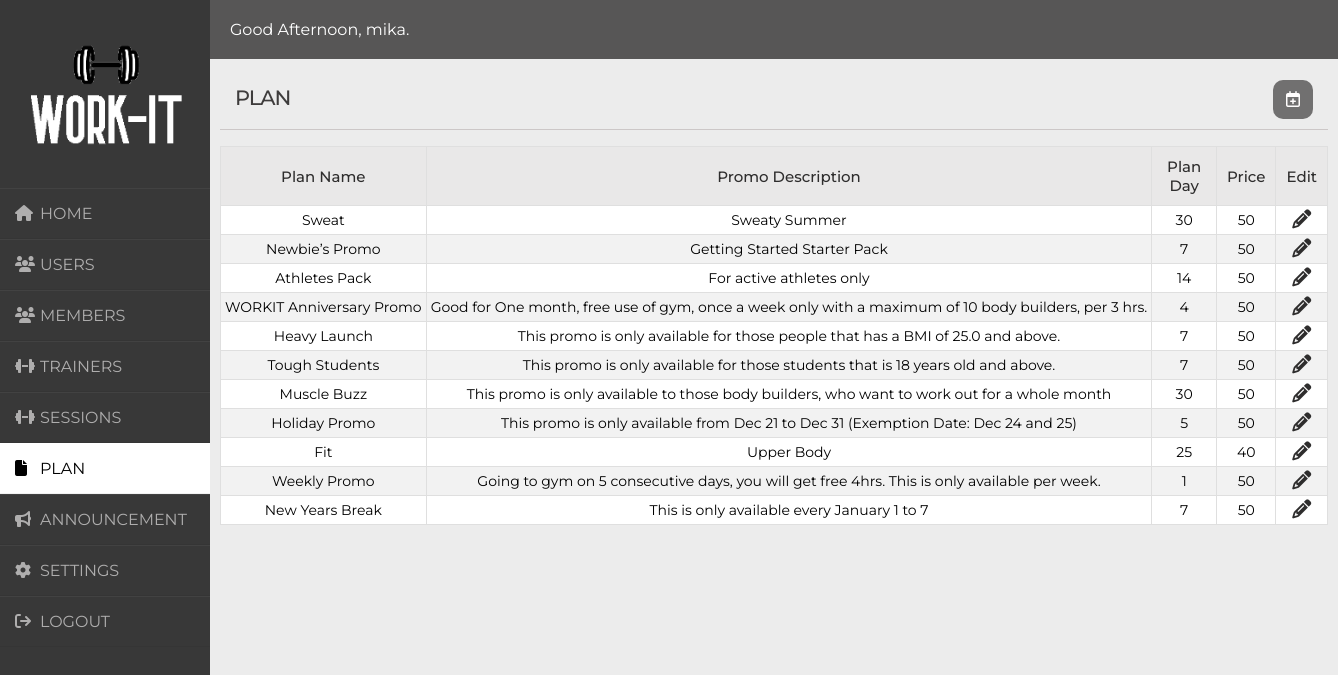
The page /admin-plan.php (signed in) on the database its author committed.
### tables this page shows
CREATE TABLE `plan` (
  `pln_id` varchar(10) NOT NULL,
  `pln_Name` varchar(255) NOT NULL,
  `pln_Description` varchar(255) NOT NULL,
  `pln_Day` int(11) NOT NULL,
  `pln_Price` float NOT NULL
);

### date.php (called while the page is built, shortened)
<?php
$Hour = date('G');
if ( $Hour >= 5 && $Hour <= 11 ) {
    $msg = "Good Morning, ";
} else if ( $Hour >= 12 && $Hour <= 18 ) {
    $msg = "Good Afternoon, ";
} else if ( $Hour >= 19 || $Hour <= 4 ) {
    $msg = "Good Evening, ";
}
?>

### admin-plan.php (the view, shortened to what this page needs)
<?php
require 'login.php';
require 'date.php';
?>
<!DOCTYPE html>
<html lang="en">
<head>
</head>
<body>
    <div class="wrapper">
        <div class="sidebar">
            <div class="logo">
                <img src="image/logo1.png" style="width: 100%; margin-bottom: 20px;" draggable="false">
            </div>
            <ul>
                <li><a href="admin-home.php"><i class="fas fa-home"></i>HOME</a></li>
                <li><a href="admin-users.php"><i class="fas fa-users"></i>USERS</a></li>
                <li><a href="admin-member.php"><i class="fas fa-users"></i>MEMBERS</a></li>
                <li><a href="admin-trainer.php"><i class="fas fa-dumbbell"></i>TRAINERS</a></li>
                <li><a href="admin-sessions.php"><i class="fas fa-dumbbell"></i>SESSIONS</a></li>
                <li id="active"><a href="admin-plan.php" id="active"><i class="fas fa-file"></i>PLAN</a></li>
                <li><a href="admin-announcement.php"><i class="fas fa-bullhorn"></i>ANNOUNCEMENT</a></li>
                <li><a href="admin-settings.php"><i class="fas fa-cog"></i>SETTINGS</a></li>
                <li><a href="index.php"><i class="fas fa-sign-out"></i>LOGOUT</a></li>
            </ul>
        </div>
        <div class="main_content">
            <?php $welcomeName = $_SESSION['username']; ?>
            <div class="header"><?php echo $msg,$welcomeName; ?>.</div>
            <div class="announcement">
                <p id="title" style="margin-bottom: 20px;">PLAN</p><hr>
                <a class="button" href="#popupplan"><i class="fa-regular fa-calendar-plus"></i></a>
                    <?php
                        $query = "SELECT * FROM plan";
                        $result = mysqli_query($conn, $query);
                            if (mysqli_num_rows($result) > 0) {
                                echo "<table>";
                                     echo "<tr>";
                                        echo "<th>Plan Name</th>";
                                        echo "<th>Promo Description</th>";
                                        echo "<th>Plan Day</th>";
                                        echo "<th>Price</th>";
                                        echo "<th>Edit</th>";
                                        echo "</tr>";
                                while($row = mysqli_fetch_assoc($result)){
                                    echo "<tr>";
                                        echo "<td>$row[pln_Name]</td>";
                                        echo "<td>$row[pln_Description]</td>";
                                        echo "<td>$row[pln_Day]</td>";
                                        echo "<td>$row[pln_Price]</td>";
                                        echo "<td><a href='edit-admin-plan.php?pln_Name=".$row['pln_Name']."&pln_Description=".$row['pln_Description']."&pln_Day=".$row['pln_Day'].
                                            "&pln_Price=".$row['pln_Price']."&pln_id=".$row['pln_id']."'>
                                            <i class='fa fa-pencil'style='font-size:19px; color:#2e2d2d'></i>
                                            </td>";
                                        echo "</tr>";
                                }
                                echo "</table>";
                            }
                            else {
                                echo "<p id='announce'>No Plan/s listed</i> </p>";
                            }?>
            </div>
        </div>
    </div>
</body>
</html>

### admin-plan.php (style rules this page uses)
* { margin: 0; padding: 0; box-sizing: border-box; list-style: none; text-decoration: none; }
body { background-color: #f3f5f9; font-family: 'Montserrat', sans-serif; }
.wrapper { display: flex; position: relative; }
.wrapper .sidebar { width: 210px; height: 100%; background:#383838; padding: 30px 0px; position: fixed; transition: ease all .3s; }
.wrapper .sidebar ul li { padding: 15px; border-bottom: 1px solid #bdb8d7; border-bottom: 1px solid #0000000d; border-top: 1px solid #ffffff0d; }
.wrapper .sidebar ul li a { color:#afaeae; display: block; }
.wrapper .sidebar ul li a .fas { width: 25px; }
#active { background: #fff; color:#000000; border-radius: 0px; }
.wrapper .main_content { width: 100%; margin-left: 210px; }
.wrapper .main_content .header { width: 100%; display:flex; position: relative; padding: 20px; justify-content:space-between; align-items:center; background-color: #575656; color: #fff; }
.wrapper .main_content .announcement { width: 100%; background-color: #ececec; height: 90vh; padding: 10px; overflow: hidden; }
.announcement #title { margin-top: 1px; letter-spacing: -1px; padding: 15px; font-size: 1.3rem; font-weight: 500; color: #3e3c3c; }
hr { width: 100%; margin: auto; border: none; padding: 0.5px; background-color: #ccc7c7; margin-top: -1em; margin-bottom: 1em; }
.button { font-size: 16px; padding: 10px; color: #fff; border-radius: 10px; width: 3vw; text-align: center; background-color: #717070; text-decoration: none; color: #fffdfd; cursor: pointer; transition: all 0.3s ease-out; position: fixed; display: block; right: 25px; top: 80px; }
table { border-collapse: collapse; height: auto; width: 100%; }
th { background-color: #e9e8e8; color:#2e2d2d; font-size: 15px; font-weight: 500; padding: 10px; }
th, td { text-align:center; border:1px solid #dfdfdf; }
td { padding: 4px; white-space: nowrap; }
tr { background-color: #fff; font-size: 14px; }
table tr:nth-child(odd) td { background-color: #f2f2f2; }

### rows shown on the page
plan: pln_Name "Sweat", pln_Description "Sweaty Summer", pln_Day "30", pln_Price "50"
plan: pln_Name "Newbie’s Promo", pln_Description "Getting Started Starter Pack", pln_Day "7", pln_Price "50"
plan: pln_Name "Athletes Pack", pln_Description "For active athletes only", pln_Day "14", pln_Price "50"
plan: pln_Name "WORKIT Anniversary Promo", pln_Description "Good for One month, free use of gym, once a week only with a maximum of 10 body builders, per 3 hrs.", pln_Day "4", pln_Price "50"
plan: pln_Name "Heavy Launch", pln_Description "This promo is only available for those people that has a BMI of 25.0 and above.", pln_Day "7", pln_Price "50"
plan: pln_Name "Tough Students", pln_Description "This promo is only available for those students that is 18 years old and above.", pln_Day "7", pln_Price "50"
plan: pln_Name "Muscle Buzz", pln_Description "This promo is only available to those body builders, who want to work out for a whole month", pln_Day "30", pln_Price "50"
plan: pln_Name "Holiday Promo", pln_Description "This promo is only available from Dec 21 to Dec 31 (Exemption Date: Dec 24 and 25)", pln_Day "5", pln_Price "50"
plan: pln_Name "Fit", pln_Description "Upper Body", pln_Day "25", pln_Price "40"
plan: pln_Name "Weekly Promo", pln_Description "Going to gym on 5 consecutive days, you will get free 4hrs. This is only available per week.", pln_Day "1", pln_Price "50"
plan: pln_Name "New Years Break", pln_Description "This is only available every January 1 to 7", pln_Day "7", pln_Price "50"

### other values the page prints
$msg "Good Afternoon,"
$welcomeName "mika"
